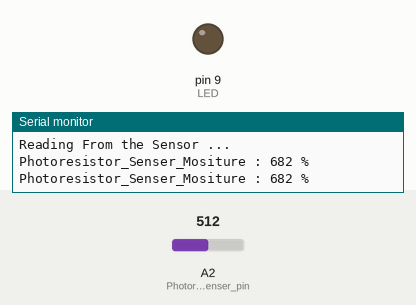
A sketch run on a simulated Arduino Uno, built with avr-gcc and run on an emulated ATmega328P. On the bench: output pins drawn as LEDs (lit = HIGH), the last lines printed to the serial monitor. The test bench sets the inputs (shaded band); at power-on: A2 (Photoresistor_Senser_pin) = 512.

Above: at 3.2 s.
3.3 s: A2 (Photoresistor_Senser_pin) set to 9
5.2 s: A2 (Photoresistor_Senser_pin) set to 6
At 6.8 s:
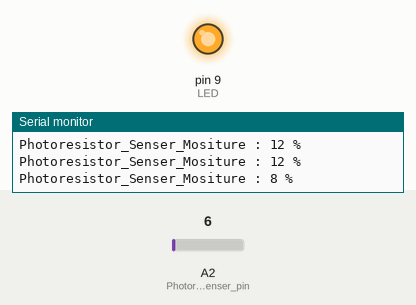
7.5 s: A2 (Photoresistor_Senser_pin) set to 110
At 8.4 s:
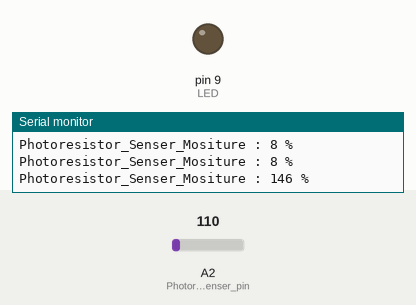
9.5 s: A2 (Photoresistor_Senser_pin) set to 0
At 11.1 s:
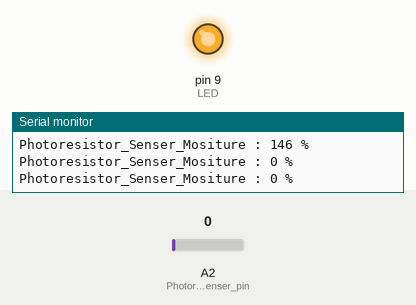
Timing chart, 0 to 12.5 s (numbered marks = the images above; inputs shaded):
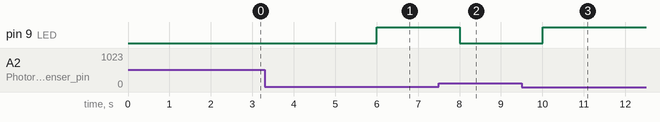

The sketch:

Artificial_Lights_System.ino
```cpp
//In this algorithm we read light values in the environment
//using the Photoresistor_Senser and tern the LED on when
//the the light value is less than 30% of what the plant needs and tern it off otherwise

int Photoresistor_Senser_pin = A2;
int LED = 9;
int Photoresistor_Senser_Value ;
int MaxRead = 100 ;
int MinRead = 0 ;

void setup() {
  Serial.begin(9600);
  pinMode(LED, OUTPUT);
  Serial.println("Reading From the Sensor ...");
  delay(2000);
}

void loop() {
  Photoresistor_Senser_Value = analogRead(Photoresistor_Senser_pin);
  Photoresistor_Senser_Value = map(Photoresistor_Senser_Value, 0, 75, 0, 100);

  if (Photoresistor_Senser_Value < 10) {
    digitalWrite(LED, HIGH);
  } else {
    digitalWrite(LED, LOW);
  }
  Serial.print("Photoresistor_Senser_Mositure : ");
  Serial.print(Photoresistor_Senser_Value);
  Serial.println(" % ");
  delay(1000);
}
```

Measured:
- the behaviour switches between 8 and 7 on A2 (Photoresistor_Senser_pin) (found by bisection; images 0 and 1)
- after the input at 5.2 s, pin 9 (LED): LOW → HIGH after 0.80 s
- after the input at 7.5 s, pin 9 (LED): HIGH → LOW after 0.50 s
- after the input at 9.5 s, pin 9 (LED): LOW → HIGH after 0.51 s
